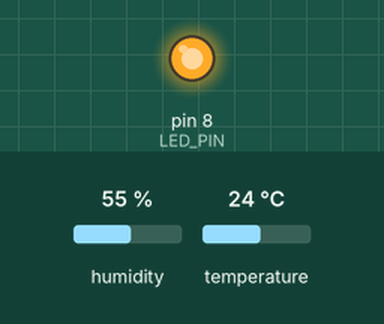
Simulated run of this sketch. Board: Arduino Uno, built with avr-gcc and run on an emulated ATmega328P. Parts: output pins drawn as LEDs (lit = HIGH). The inputs (shaded band) are chosen by the test bench; at power-on: temperature 24 °C, humidity 55 %. What the sketch prints to the serial monitor is not drawn.

Above: at 3.2 s.
3.3 s: temperature set to 33 °C
At 4.4 s:
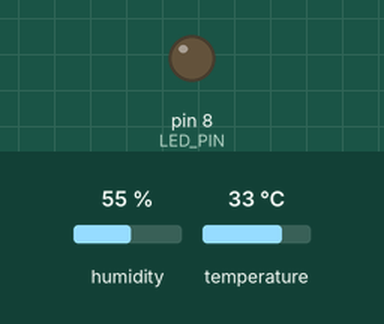
8.1 s: temperature set to 12 °C
Timing chart, 0 to 18.9 s (numbered marks = the images above; inputs shaded):
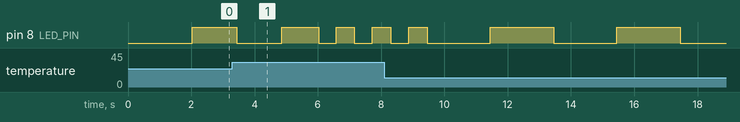

The sketch:

Exp1_DHT11.ino
```cpp
/*
 * ============================================================================
 * 实验一：DHT11 温湿度传感器的使用
 * 北京交通大学 电子信息工程学院 大学生创新活动中心
 * ----------------------------------------------------------------------------
 * 接线（DHT11 模块只有数字输出，必须接数字引脚并加上拉电阻，模块板自带 10k）：
 *   DHT11  VCC  -> UNO 5V
 *   DHT11  GND  -> UNO GND
 *   DHT11  S    -> UNO D2
 *   LED    长脚（正极）-> UNO D8（串 220Ω 限流电阻）  短脚（负极）-> GND
 *
 * 功能：
 *   1. 串口输出传感器数据前，先输出本组组号（见下方 GROUP_NO）
 *   2. 把温度变化转换成 LED 的闪烁：温度上升闪得快，温度下降闪得慢
 *
 * 说明：
 *   - 闪烁用 millis() 做非阻塞计时，读传感器时灯照样在闪；
 *   - DHT11 采样间隔不能小于 1s，这里每 2s 读一次；
 *   - 温度到闪烁间隔的换算：18℃ 及以下 -> 2000ms（最慢），38℃ 及以上 -> 100ms（最快），
 *     中间线性过渡，可自行调整下面的 TEMP_LOW / TEMP_HIGH。
 * ============================================================================
 */
#include "DHT.h"

/* ------------------------- 需要改的地方 ------------------------- */
#define GROUP_NO   11       // 第 11 组（按实际组号设置）
/* --------------------------------------------------------------- */

#define DHTPIN     2        // DHT11 数据脚
#define DHTTYPE    DHT11    // 模块是 DHT11（若是 DHT22/AM2302 改成 DHT22）
#define LED_PIN    8        // 用于指示温度的 LED

#define READ_INTERVAL_MS   2000UL   // 采样间隔
#define TEMP_LOW           18.0     // 低于该温度，灯闪得最慢
#define TEMP_HIGH          38.0     // 高于该温度，灯闪得最快
#define BLINK_MAX_MS       2000UL   // 最慢闪烁间隔
#define BLINK_MIN_MS       100UL    // 最快闪烁间隔

DHT dht(DHTPIN, DHTTYPE);

unsigned long blinkInterval = BLINK_MAX_MS;  // 当前闪烁间隔
unsigned long lastToggle    = 0;
unsigned long lastRead      = 0;
bool          ledOn         = false;

/* 温度 -> 闪烁间隔（温度越高，间隔越小，闪得越快） */
unsigned long intervalByTemperature(float t) {
  if (t <= TEMP_LOW)  return BLINK_MAX_MS;
  if (t >= TEMP_HIGH) return BLINK_MIN_MS;

  float k = (t - TEMP_LOW) / (TEMP_HIGH - TEMP_LOW);          // 0 ~ 1
  return (unsigned long)(BLINK_MAX_MS - k * (BLINK_MAX_MS - BLINK_MIN_MS));
}

/* 串口输出，前面统一带上组号 */
void printGroupTag() {
  Serial.print(F("[组号 "));
  Serial.print(GROUP_NO);
  Serial.print(F("] "));
}

void setup() {
  Serial.begin(9600);

  pinMode(LED_PIN, OUTPUT);
  digitalWrite(LED_PIN, LOW);

  dht.begin();

  printGroupTag();
  Serial.println(F("实验一 DHT11 温湿度传感器 启动"));
  delay(2000);   // DHT11 上电后需要一点稳定时间
}

void loop() {
  unsigned long now = millis();

  /* ---------- 1. 定时采样并打印 ---------- */
  if (now - lastRead >= READ_INTERVAL_MS) {
    lastRead = now;

    float h = dht.readHumidity();
    float t = dht.readTemperature();

    printGroupTag();

    if (isnan(h) || isnan(t)) {
      Serial.println(F("读取失败：请检查接线（VCC/GND/S -> 5V/GND/D2）"));
    } else {
      /* 温度变化 -> 闪烁快慢 */
      blinkInterval = intervalByTemperature(t);

      Serial.print(F("湿度 "));
      Serial.print(h, 1);
      Serial.print(F(" %RH    温度 "));
      Serial.print(t, 1);
      Serial.print(F(" C    闪烁间隔 "));
      Serial.print(blinkInterval);
      Serial.println(F(" ms"));
    }
  }

  /* ---------- 2. 非阻塞闪烁 ---------- */
  if (now - lastToggle >= blinkInterval) {
    lastToggle = now;
    ledOn = !ledOn;
    digitalWrite(LED_PIN, ledOn ? HIGH : LOW);
  }
}
```
